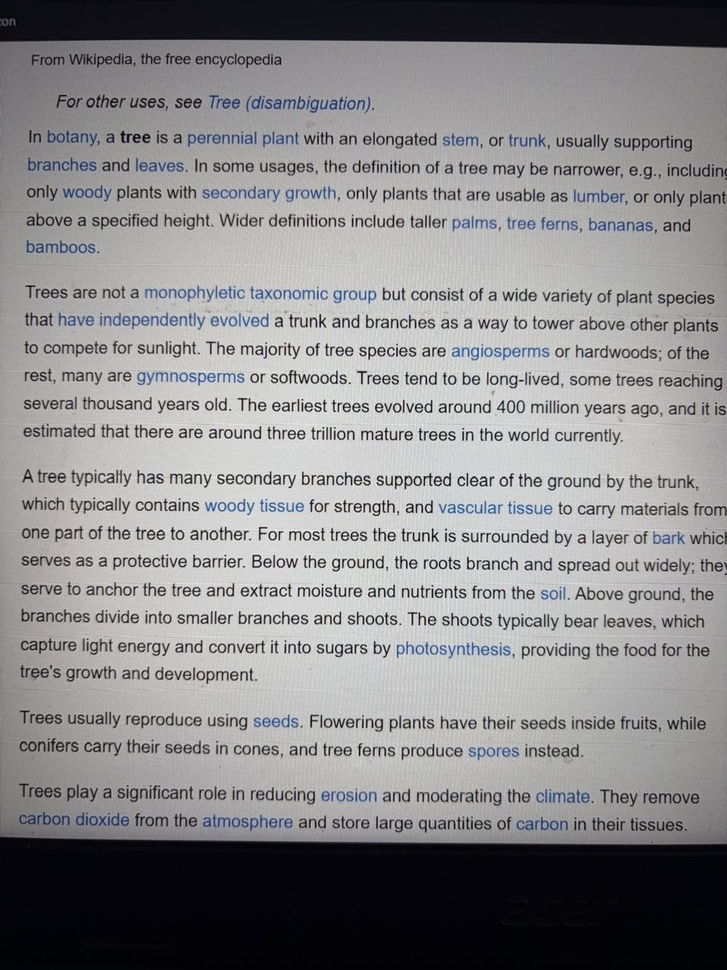
#> input picture Sendhaane/raw_captures/Text.jpeg, 727 x 970 px, shrunk from 960 x 1280 before the run, found by its file name
$ jupyter execute Task6_Thresholding_Morphology.ipynb
#> lines starting #> are read from the running program, lines starting #| are printed output that depends on the picture; after the words box and inside, x2 and y2 are one past the last pixel; in counts of white or black regions, pixels touching at a corner belong together
Task 6. Thresholding and Morphology

On your text-page photo, apply Otsu's thresholding, then use morphological closing to clean up the binary text. Show a before/after crop of one word, and note what kernel size worked and why a smaller or larger one didn't, given your image's resolution and font size.

[cell 1]
import cv2
import numpy as np
import matplotlib.pyplot as plt

[cell 2]
img = cv2.imread("raw_captures\Text.jpeg")
#> img is the input picture: shape (970, 727, 3); mean B, G, R 139.7, 138.4, 138.7

gray = cv2.cvtColor(img, cv2.COLOR_BGR2GRAY)

[cell 3]
ret, otsu = cv2.threshold(
    gray,
    0,
    255,
    cv2.THRESH_BINARY + cv2.THRESH_OTSU
)
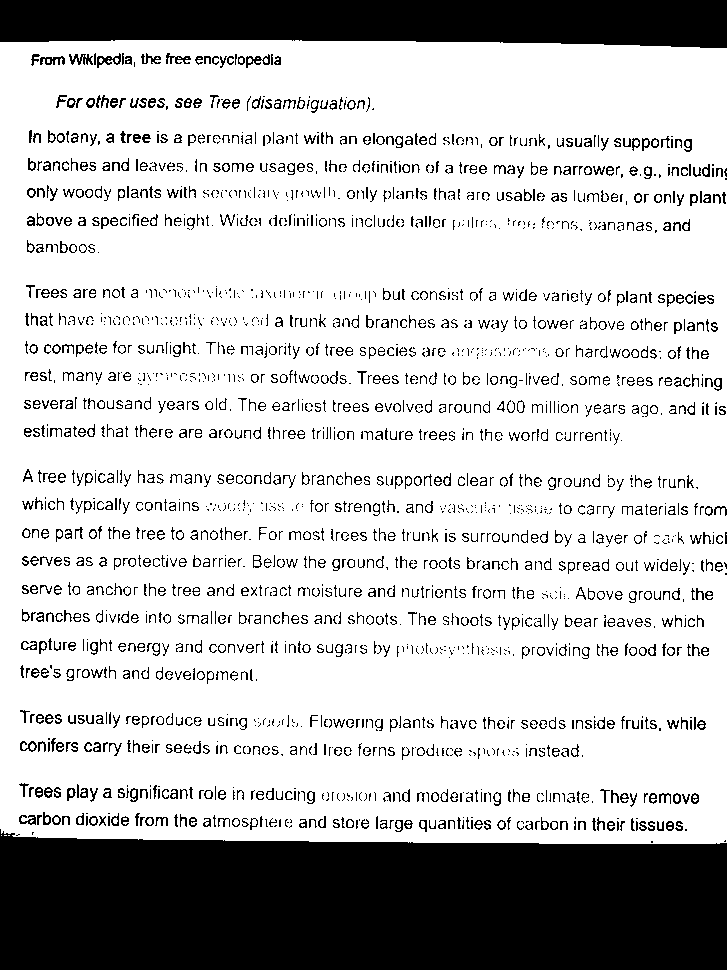
#> otsu: shape (970, 727); 76% white; 2281 black regions (1185 under 20 px), largest, box (x1, y1, x2, y2) and area: (0, 829, 727, 970) 93398, (0, 0, 727, 48) 30665, (97, 53, 121, 68) 145
#> ret = 99

[cell 4]
kernel = np.ones((2,2), np.uint8)

closed = cv2.morphologyEx(
    otsu,
    cv2.MORPH_CLOSE,
    kernel
)
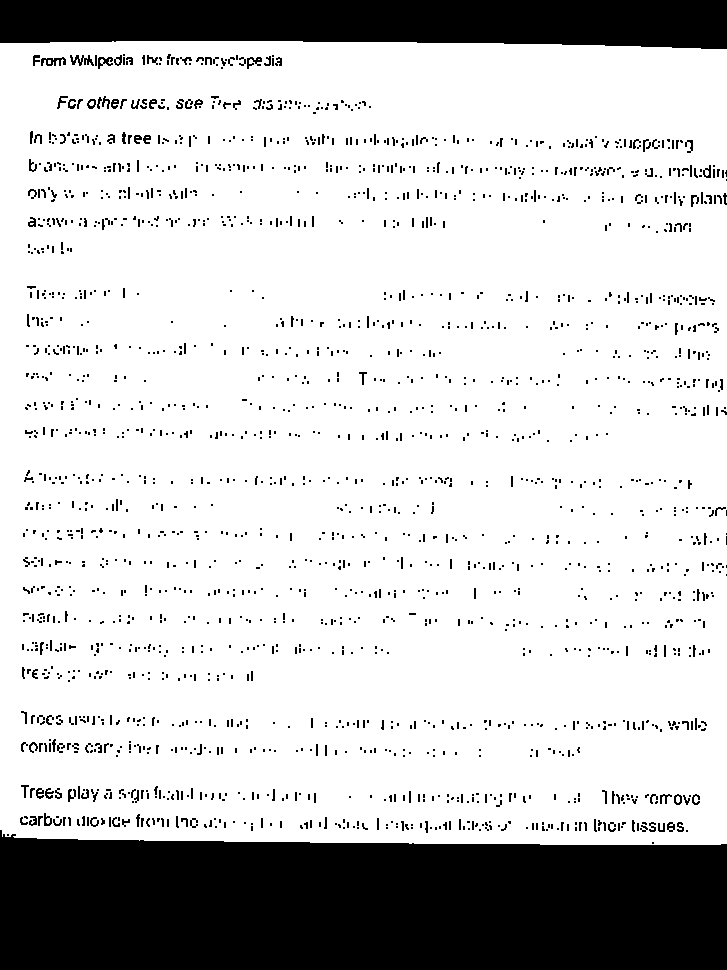
#> closed: shape (970, 727); 79.5% white; 2125 black regions (1904 under 20 px), largest, box (x1, y1, x2, y2) and area: (0, 830, 727, 970) 92669, (0, 0, 727, 49) 31382, (70, 55, 94, 66) 133

[cell 5]
crop_before = otsu[110:150, 110:220]
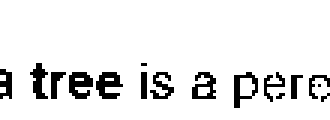
#> crop_before: shape (40, 110) (shown 3 times larger); 91% white; black in thin lines or dots, all inside (x1, y1, x2, y2) = (0, 21, 110, 36)
crop_after = closed[110:150, 110:220]
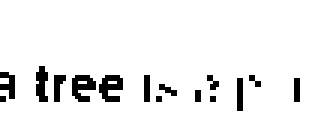
#> crop_after: shape (40, 110) (shown 3 times larger); 93.4% white; black in thin lines or dots, all inside (x1, y1, x2, y2) = (0, 22, 100, 37)

[cell 6]
plt.figure(figsize=(14,8))

plt.subplot(2,2,1)
plt.imshow(gray, cmap='gray')
plt.title("Original Grayscale")


plt.subplot(2,2,2)
plt.imshow(otsu, cmap='gray')
plt.title("Otsu Threshold")
plt.axis("off")

plt.subplot(2,2,3)
plt.imshow(crop_before, cmap='gray')
plt.title("Word Before Closing")
plt.axis("off")

plt.subplot(2,2,4)
plt.imshow(crop_after, cmap='gray')
plt.title("Word After Closing")
plt.axis("off")

plt.tight_layout()
plt.show()
